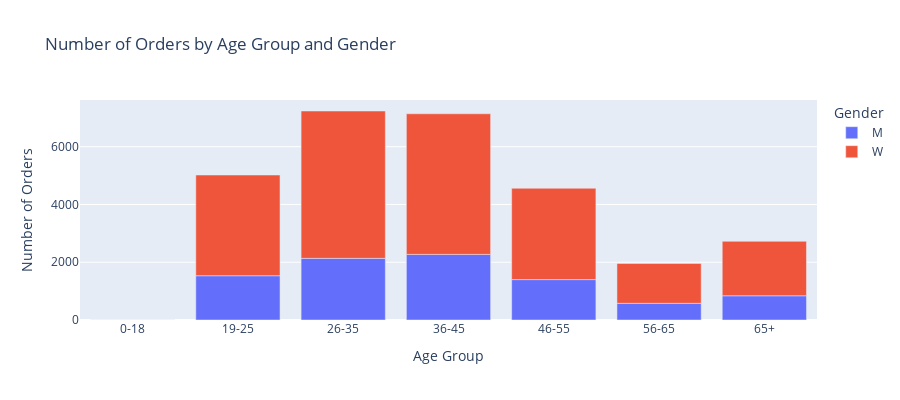

Notebook cell for this chart:
### Markdown cell above
## Question 6.
- Are there any Age and Gender insights?
- Explore the relationship between age groups and gender based on the number of orders

### Code cell
# Create a new column for age groups
age_bins = [0, 18, 25, 35, 45, 55, 65, 100]
age_labels = ['0-18', '19-25', '26-35', '36-45', '46-55', '56-65', '65+']
delivered_orders['Age Group'] = pd.cut(delivered_orders['Age'], bins=age_bins, labels=age_labels, right=False)

# Group data by age group and gender, and calculate the number of orders
age_gender_orders = delivered_orders.groupby(['Age Group', 'Gender'])['Order ID'].count().reset_index()

# Create a bar plot
fig = px.bar(age_gender_orders, x='Age Group', y='Order ID', color='Gender',
             title='Number of Orders by Age Group and Gender',
             labels={'Order ID': 'Number of Orders', 'Age Group': 'Age Group'},
             height=400)

# Show the plot
fig.show()

### Figure 1 — Plotly figure (JSON) as saved in the notebook; plotly's stock layout.template omitted (floating-point values rounded to 4 significant figures)
{"data": [{"alignmentgroup": "True", "hovertemplate": "Gender=M<br>Age Group=%{x}<br>Number of Orders=%{y}<extra></extra>", "legendgroup": "M", "marker": {"color": "#636efa", "pattern": {"shape": ""}}, "name": "M", "offsetgroup": "M", "orientation": "v", "showlegend": true, "textposition": "auto", "type": "bar", "x": ["0-18", "19-25", "26-35", "36-45", "46-55", "56-65", "65+"], "xaxis": "x", "y": [0, 1533, 2135, 2272, 1399, 578, 839], "yaxis": "y"}, {"alignmentgroup": "True", "hovertemplate": "Gender=W<br>Age Group=%{x}<br>Number of Orders=%{y}<extra></extra>", "legendgroup": "W", "marker": {"color": "#EF553B", "pattern": {"shape": ""}}, "name": "W", "offsetgroup": "W", "orientation": "v", "showlegend": true, "textposition": "auto", "type": "bar", "x": ["0-18", "19-25", "26-35", "36-45", "46-55", "56-65", "65+"], "xaxis": "x", "y": [0, 3488, 5102, 4869, 3162, 1378, 1886], "yaxis": "y"}], "layout": {"barmode": "relative", "height": 400, "legend": {"title": {"text": "Gender"}, "tracegroupgap": 0}, "title": {"text": "Number of Orders by Age Group and Gender"}, "xaxis": {"anchor": "y", "domain": [0, 1], "title": {"text": "Age Group"}}, "yaxis": {"anchor": "x", "domain": [0, 1], "title": {"text": "Number of Orders"}}}}
